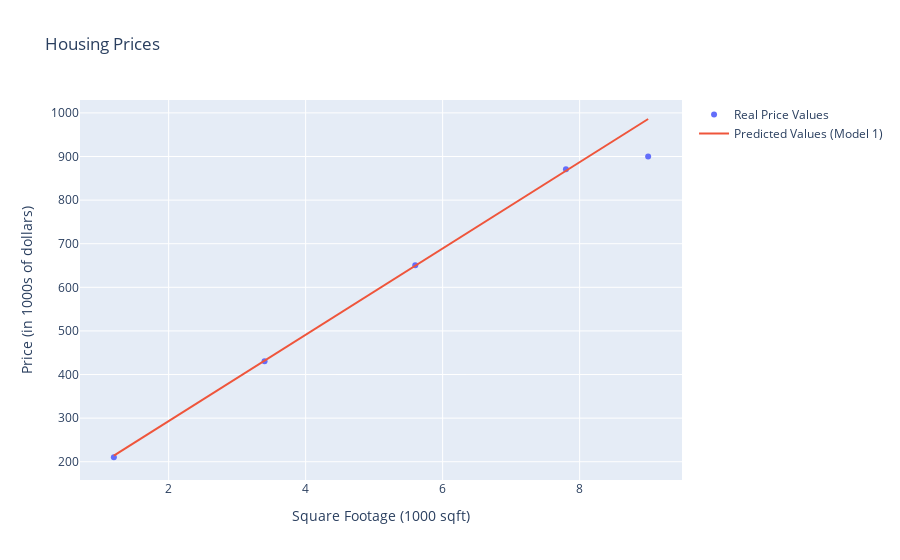

The notebook cell this image was saved under:
### Code cell
# First Model
f_wb = compute_model(x_train, 99, 95)
f_wb_trace = create_trace(x_train, f_wb, name="Predicted Values (Model 1)")

plot_data(
    x_train,
    y_train,
    title="Housing Prices",
    x_label="Square Footage (1000 sqft)",
    y_label="Price (in 1000s of dollars)",
    name="Real Price Values",
    mode="markers",
    trace_1=f_wb_trace
)

### Figure 1 — Plotly figure (JSON) as saved in the notebook; plotly's stock layout.template omitted (floating-point values rounded to 4 significant figures)
{"data": [{"mode": "markers", "name": "Real Price Values", "type": "scatter", "x": [1.2, 3.4, 5.6, 7.8, 9], "y": [210.3, 430.5, 650.7, 870.9, 900.1]}, {"mode": "lines", "name": "Predicted Values (Model 1)", "type": "scatter", "x": [1.2, 3.4, 5.6, 7.8, 9], "y": [213.8, 431.6, 649.4, 867.2, 986]}], "layout": {"title": {"text": "Housing Prices"}, "xaxis": {"title": {"text": "Square Footage (1000 sqft)"}}, "yaxis": {"title": {"text": "Price (in 1000s of dollars)"}}}}
